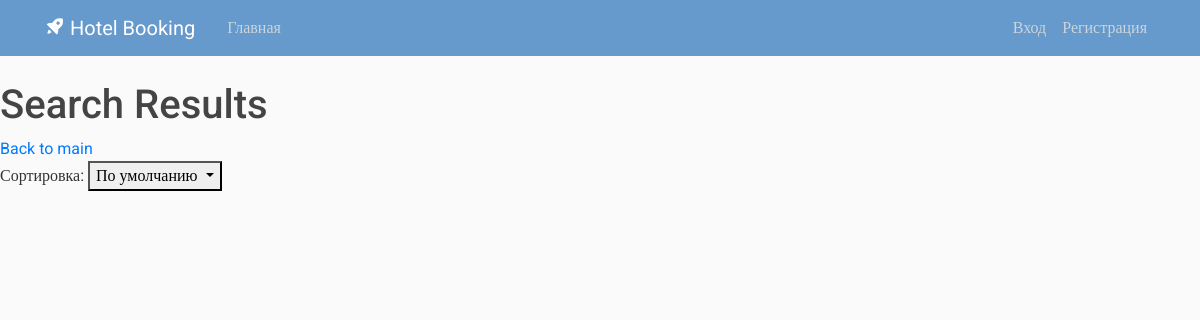
Page /front/look/ on the earlier database version.
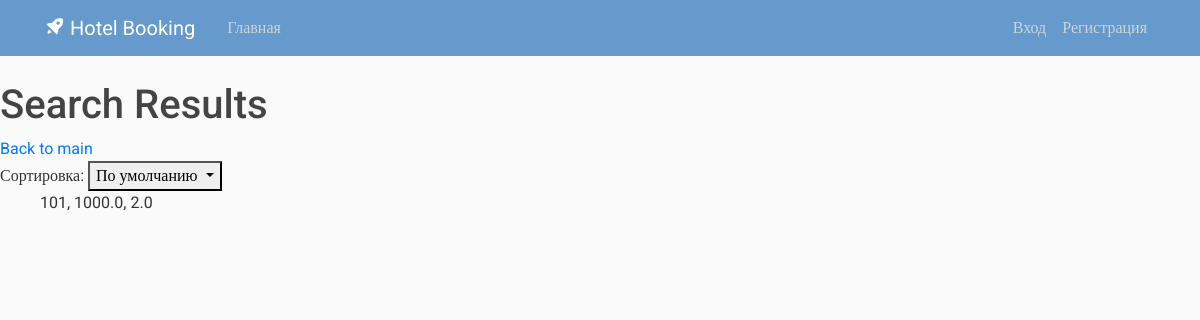
Same page on the later database version.
### hotel_app/models.py (models this page shows, shortened)
class Room(models.Model):
    room_no = models.IntegerField(default=101)
    price = models.FloatField(default=1000.0)
    room_size = models.FloatField(default=1)
    is_booked = models.BooleanField(default=False)

### front/views.py (the view)
# urls.py: path('look/', AllRooms.as_view(), name = 'look_results'),
class AllRooms(ListView):
    model = Room
    template_name = 'front/look_results.html'
    def get_ordering(self):
        ordering = self.request.GET.get('orderby')
        return ordering

### front/templates/front/look_results.html (shortened to what this page needs)
{% include 'front/base.html' %}
{% load static %}
<h1>Search Results</h1>
<a href="{% url 'index' %}">Back to main</a>
<form action="{% url 'look_results' %}" method="get" id="sortProduct">
  <div class="box sort pull-right">
    <span>Сортировка:</span>
    <button value="Сортировка" class="dropdown-toggle" type="submit" data-toggle="dropdown" id="menu2">
     <span class="dropdown-label">По умолчанию</span>
    </button>
  </div>
</form>
<ul>
  {% for room in object_list %}
    <div>
      {{ room.room_no }}, {{ room.price }}, {{ room.room_size }}
    </div>
  {% endfor %}
</ul>

### front/templates/front/base.html (shortened to what this page needs)
{% load static %}
<!DOCTYPE html>
<html>
<head>
     <link rel="stylesheet" href="https://maxcdn.bootstrapcdn.com/bootstrap/4.0.0/css/bootstrap.min.css">
     <link rel="stylesheet" type="text/css" href="{% static 'css/main.css' %}">
     <link href='https://unpkg.com/boxicons@2.1.2/css/boxicons.min.css' rel='stylesheet'>
</head>
<body>
    <header class="site-header">
      <nav class="navbar navbar-expand-md navbar-dark bg-blue fixed-top">
        <div class="container">
          <a class="navbar-brand mr-4" href="#"><i class='bx bxs-rocket bx-tada-hover'></i> Hotel Booking</a>
          <div class="collapse navbar-collapse" id="navbarToggle">
            <div class="navbar-nav mr-auto">
              <a class="nav-item nav-link " href="{% url 'index' %}">Главная</a>
            </div>
            <div class="navbar-nav">
              {% if user.is_authenticated %}
                <a class="nav-item nav-link" href="{% url 'profile' %}">Профиль</a>
                <a class="nav-item nav-link" href="{% url 'logout' %}">Выход</a>
              {% else %}
                <a class="nav-item nav-link" href="{% url 'login' %}">Вход</a>
                <a class="nav-item nav-link" href="{% url 'register' %}">Регистрация</a>
              {% endif %}
            </div>
          </div>
        </div>
      </nav>
    </header>
    <main role="main" class="container">
      <div class="row">
        <div class="col-md-8">
        </div>
    </main>
</body>
</html>

### front/static/css/main.css (style rules this page uses)
body, html { width:100%; height:100% }
body { margin:0; padding:0; background: #fafafa; color: #333333; margin-top: 5rem; font-family:Roboto; }
h1, h2, h3, h4, h5, h6 { color: #444444; }
ul { margin: 0; }
.bg-blue { background-color: #6699cc; }
.site-header .navbar-nav .nav-link { color: #cbd5db; }

Differences in the rows shown:
added Room: room_no "101", price "1000.0", room_size "2.0"
